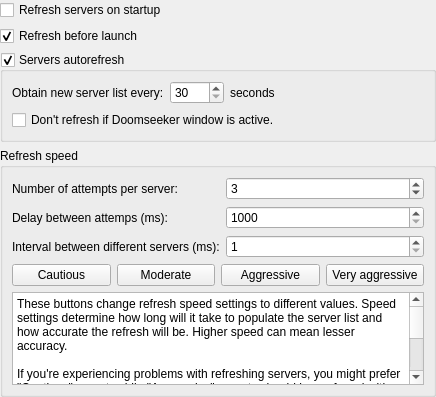
<?xml version="1.0" encoding="UTF-8"?>
<ui version="4.0">
 <class>CFGQuery</class>
 <widget class="QWidget" name="CFGQuery">
  <property name="geometry">
   <rect>
    <x>0</x>
    <y>0</y>
    <width>436</width>
    <height>397</height>
   </rect>
  </property>
  <layout class="QVBoxLayout" name="verticalLayout">
   <property name="margin">
    <number>0</number>
   </property>
   <item>
    <widget class="QCheckBox" name="queryOnStartup">
     <property name="text">
      <string>Refresh servers on startup</string>
     </property>
    </widget>
   </item>
   <item>
    <widget class="QCheckBox" name="queryBeforeLaunch">
     <property name="text">
      <string>Refresh before launch</string>
     </property>
     <property name="checked">
      <bool>true</bool>
     </property>
    </widget>
   </item>
   <item>
    <widget class="QGroupBox" name="grbServerAutoRefresh">
     <property name="title">
      <string>Servers autorefresh</string>
     </property>
     <property name="checkable">
      <bool>true</bool>
     </property>
     <layout class="QVBoxLayout" name="verticalLayout_2">
      <item>
       <layout class="QHBoxLayout" name="horizontalLayout">
        <item>
         <widget class="QLabel" name="label_5">
          <property name="toolTip">
           <string>Minimum value: 30 seconds.</string>
          </property>
          <property name="text">
           <string>Obtain new server list every:</string>
          </property>
         </widget>
        </item>
        <item>
         <widget class="QSpinBox" name="numAutoRefreshEverySeconds">
          <property name="toolTip">
           <string>Minimum value: 30 seconds.</string>
          </property>
          <property name="minimum">
           <number>30</number>
          </property>
          <property name="maximum">
           <number>3600</number>
          </property>
         </widget>
        </item>
        <item>
         <widget class="QLabel" name="label_6">
          <property name="toolTip">
           <string>Minimum value: 30 seconds.</string>
          </property>
          <property name="text">
           <string>seconds</string>
          </property>
         </widget>
        </item>
        <item>
         <spacer name="horizontalSpacer">
          <property name="orientation">
           <enum>Qt::Horizontal</enum>
          </property>
          <property name="sizeHint" stdset="0">
           <size>
            <width>40</width>
            <height>20</height>
           </size>
          </property>
         </spacer>
        </item>
       </layout>
      </item>
      <item>
       <widget class="QCheckBox" name="cbDontRefreshIfActive">
        <property name="toolTip">
         <string>Enabling this will prevent server list from disappearing when you are browsing through it.</string>
        </property>
        <property name="text">
         <string>Don't refresh if Doomseeker window is active.</string>
        </property>
       </widget>
      </item>
     </layout>
    </widget>
   </item>
   <item>
    <widget class="QGroupBox" name="groupBox">
     <property name="title">
      <string>Refresh speed</string>
     </property>
     <layout class="QVBoxLayout" name="verticalLayout_3">
      <item>
       <layout class="QFormLayout" name="formLayout_2">
        <item row="0" column="0">
         <widget class="QLabel" name="label_4">
          <property name="toolTip">
           <string>How many times Doomseeker will attempt to query each server before deeming it to be not responding.</string>
          </property>
          <property name="text">
           <string>Number of attempts per server:</string>
          </property>
         </widget>
        </item>
        <item row="0" column="1">
         <widget class="QSpinBox" name="triesBox">
          <property name="toolTip">
           <string>How many times Doomseeker will attempt to query each server before deeming it to be not responding.</string>
          </property>
          <property name="correctionMode">
           <enum>QAbstractSpinBox::CorrectToNearestValue</enum>
          </property>
          <property name="minimum">
           <number>1</number>
          </property>
          <property name="maximum">
           <number>10</number>
          </property>
          <property name="singleStep">
           <number>1</number>
          </property>
          <property name="value">
           <number>3</number>
          </property>
         </widget>
        </item>
        <item row="1" column="0">
         <widget class="QLabel" name="label">
          <property name="toolTip">
           <string>Delay in miliseconds between each query attempt.</string>
          </property>
          <property name="text">
           <string>Delay between attemps (ms):</string>
          </property>
         </widget>
        </item>
        <item row="1" column="1">
         <widget class="QSpinBox" name="timeoutBox">
          <property name="toolTip">
           <string>Delay in miliseconds between each query attempt.</string>
          </property>
          <property name="correctionMode">
           <enum>QAbstractSpinBox::CorrectToNearestValue</enum>
          </property>
          <property name="minimum">
           <number>1000</number>
          </property>
          <property name="maximum">
           <number>10000</number>
          </property>
          <property name="singleStep">
           <number>100</number>
          </property>
          <property name="value">
           <number>1000</number>
          </property>
         </widget>
        </item>
        <item row="2" column="0">
         <widget class="QLabel" name="label_7">
          <property name="text">
           <string>Interval between different servers (ms):</string>
          </property>
         </widget>
        </item>
        <item row="2" column="1">
         <widget class="QSpinBox" name="queryIntervalBox">
          <property name="toolTip">
           <string>&lt;html&gt;&lt;head/&gt;&lt;body&gt;&lt;p&gt;Sleep delay that occurs after querying a server and before querying a next one. Increasing this value may negatively affect the speed of server list refresh, but will free up CPU and decrease bandwidth usage.&lt;/p&gt;&lt;/body&gt;&lt;/html&gt;</string>
          </property>
          <property name="minimum">
           <number>1</number>
          </property>
          <property name="maximum">
           <number>1000</number>
          </property>
          <property name="singleStep">
           <number>10</number>
          </property>
          <property name="value">
           <number>1</number>
          </property>
         </widget>
        </item>
       </layout>
      </item>
      <item>
       <layout class="QHBoxLayout" name="horizontalLayout_2">
        <item>
         <widget class="QPushButton" name="pushButton">
          <property name="text">
           <string>Cautious</string>
          </property>
         </widget>
        </item>
        <item>
         <widget class="QPushButton" name="pushButton_2">
          <property name="text">
           <string>Moderate</string>
          </property>
         </widget>
        </item>
        <item>
         <widget class="QPushButton" name="pushButton_3">
          <property name="text">
           <string>Aggressive</string>
          </property>
         </widget>
        </item>
        <item>
         <widget class="QPushButton" name="pushButton_4">
          <property name="toolTip">
           <string>&lt;html&gt;&lt;head/&gt;&lt;body&gt;&lt;p&gt;Be warned: in this mode correctly working servers may appear as &amp;quot;not responding&amp;quot;.&lt;/p&gt;&lt;/body&gt;&lt;/html&gt;</string>
          </property>
          <property name="text">
           <string>Very aggressive</string>
          </property>
         </widget>
        </item>
       </layout>
      </item>
      <item>
       <widget class="QPlainTextEdit" name="plainTextEdit">
        <property name="plainText">
         <string>These buttons change refresh speed settings to different values. Speed settings determine how long will it take to populate the server list and how accurate the refresh will be. Higher speed can mean lesser accuracy.

If you're experiencing problems with refreshing servers, you might prefer &quot;Cautious&quot; preset, while &quot;Aggressive&quot; presets should be preferred with good connection quality.

These values can be also modified by hand.</string>
        </property>
       </widget>
      </item>
     </layout>
    </widget>
   </item>
   <item>
    <spacer name="verticalSpacer">
     <property name="orientation">
      <enum>Qt::Vertical</enum>
     </property>
     <property name="sizeHint" stdset="0">
      <size>
       <width>20</width>
       <height>40</height>
      </size>
     </property>
    </spacer>
   </item>
  </layout>
 </widget>
 <resources/>
 <connections>
  <connection>
   <sender>pushButton</sender>
   <signal>clicked()</signal>
   <receiver>CFGQuery</receiver>
   <slot>setCautiousQueryPreset()</slot>
   <hints>
    <hint type="sourcelabel">
     <x>68</x>
     <y>249</y>
    </hint>
    <hint type="destinationlabel">
     <x>6</x>
     <y>394</y>
    </hint>
   </hints>
  </connection>
  <connection>
   <sender>pushButton_2</sender>
   <signal>clicked()</signal>
   <receiver>CFGQuery</receiver>
   <slot>setModerateQueryPreset()</slot>
   <hints>
    <hint type="sourcelabel">
     <x>214</x>
     <y>256</y>
    </hint>
    <hint type="destinationlabel">
     <x>92</x>
     <y>394</y>
    </hint>
   </hints>
  </connection>
  <connection>
   <sender>pushButton_3</sender>
   <signal>clicked()</signal>
   <receiver>CFGQuery</receiver>
   <slot>setAggressiveQueryPreset()</slot>
   <hints>
    <hint type="sourcelabel">
     <x>319</x>
     <y>256</y>
    </hint>
    <hint type="destinationlabel">
     <x>337</x>
     <y>395</y>
    </hint>
   </hints>
  </connection>
  <connection>
   <sender>pushButton_4</sender>
   <signal>clicked()</signal>
   <receiver>CFGQuery</receiver>
   <slot>setVeryAggressiveQueryPreset()</slot>
   <hints>
    <hint type="sourcelabel">
     <x>378</x>
     <y>243</y>
    </hint>
    <hint type="destinationlabel">
     <x>436</x>
     <y>253</y>
    </hint>
   </hints>
  </connection>
 </connections>
 <slots>
  <slot>setCautiousQueryPreset()</slot>
  <slot>setModerateQueryPreset()</slot>
  <slot>setAggressiveQueryPreset()</slot>
  <slot>setVeryAggressiveQueryPreset()</slot>
 </slots>
</ui>
